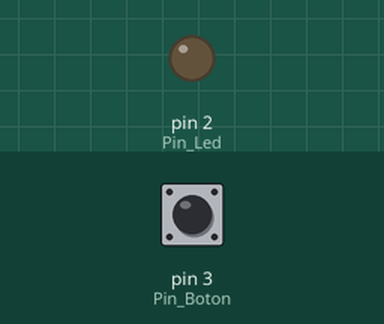
Simulated run of this sketch. Board: Arduino Uno, built with avr-gcc and run on an emulated ATmega328P. Parts: output pins drawn as LEDs (lit = HIGH). Inputs (shaded band) come from the test bench; at power-on: pin 3 (Pin_Boton) LOW.

Above: at 1.2 s.
1.3 s: pin 3 (Pin_Boton) pulled HIGH for 0.15 s
At 1.37 s:
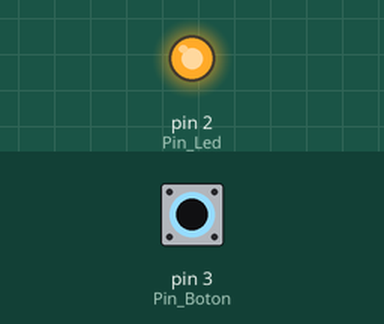
2.9 s: pin 3 (Pin_Boton) pulled HIGH for 3.2 s
At 7.1 s:
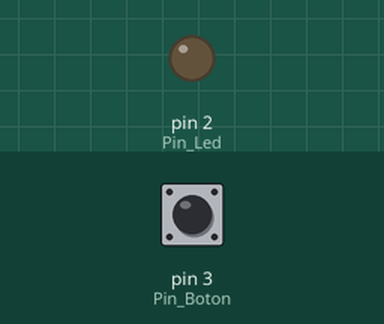
Timing chart, 0 to 8.6 s (numbered marks = the images above; inputs shaded):
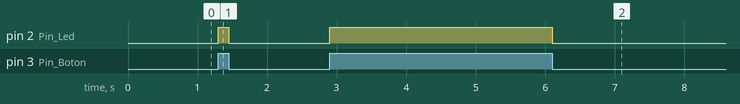

The sketch:

Entrada_Digital.ino
```cpp
/*
 * Talos electronics
 * 30-Septiembre-2016
 */
//Declarar los pines constantes
const int Pin_Boton = 3;
const int Pin_Led =  2;

// Variables que seran modificadas
int Estado = 0;

void setup()
{
  // Inicializar el Pn_Led como Salida
  pinMode(Pin_Led, OUTPUT);
  //Inicializar el Pin_Boton como Entrada
  pinMode(Pin_Boton, INPUT);
}

void loop()
{
  //Leer el estado en el que se encuentra el boton
  Estado = digitalRead(Pin_Boton);

  // Si el boton es presionado
  if (Estado == HIGH)
  {
    // Encender el led
    digitalWrite(Pin_Led, HIGH);
  }
  //Si el boton no es presionado
  else
  {
    //Apagar el led
    digitalWrite(Pin_Led, LOW);
  }
}
```

Measured:
- after the input at 1.3 s, pin 2 (Pin_Led): LOW → HIGH at once, → LOW 0.15 s later
- after the input at 2.9 s, pin 2 (Pin_Led): LOW → HIGH at once, → LOW 3.2 s later
